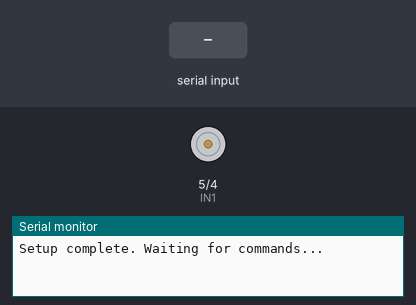
Bench run of a sketch on a simulated Arduino Uno, built with avr-gcc and run on an emulated ATmega328P. Shown: motor-driver pin pairs drawn as motors (green arrow = first pin HIGH = forward, orange = second pin HIGH = backward, longer = more drive), the last lines printed to the serial monitor. The test bench sets the inputs (shaded band).

Above: at 1.2 s.
1.3 s: "q" received over Serial
At 2.2 s:
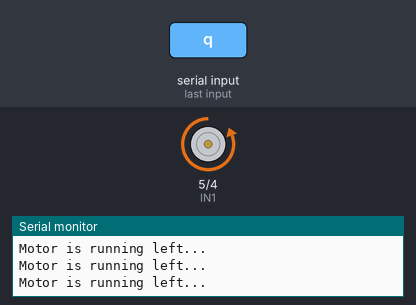
Timing chart, 0 to 4.3 s (numbered marks = the images above; inputs shaded):
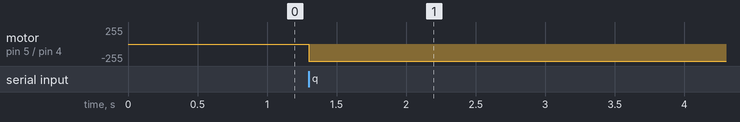

The sketch:

____new.ino
```cpp
#include <Arduino.h>

char key;
int IN1 = 5;
int IN2 = 4;

void setup() {
    Serial.begin(9600);
    pinMode(IN1, OUTPUT);
    pinMode(IN2, OUTPUT);
    digitalWrite(IN1, LOW);
    digitalWrite(IN2, LOW);
    Serial.println("Setup complete. Waiting for commands...");  // Debug line
}

void loop() {
    if (Serial.available()) {
        key = Serial.read();
        Serial.print("Key received: ");  // Debug line
        Serial.println(key);  // Debug line
    }

    if (key == 'r') {  // Simulate taking a picture
        Serial.println("Image captured.");
        // Simulate any additional actions for capturing an image if needed
    }

    if (key == 'q') {  // Start motor rotation left
        Serial.println("Starting motor rotation left.");
        digitalWrite(IN1, LOW);
        digitalWrite(IN2, HIGH);
        unsigned long startTime = millis();
        while (millis() - startTime < 60000) {  // Keep motor running for 1 minute
            // Keep motor running
            // Add a slight delay to ensure serial messages can be sent smoothly
            delay(100);
            Serial.println("Motor is running left...");
        }
        digitalWrite(IN1, LOW);
        digitalWrite(IN2, LOW);
        Serial.println("Motor stopped.");
    }
}
```

Measured:
- after the input at 1.3 s, motor on pin 5 (IN1) / pin 4 (IN2): stopped → backward 255/255 at once
